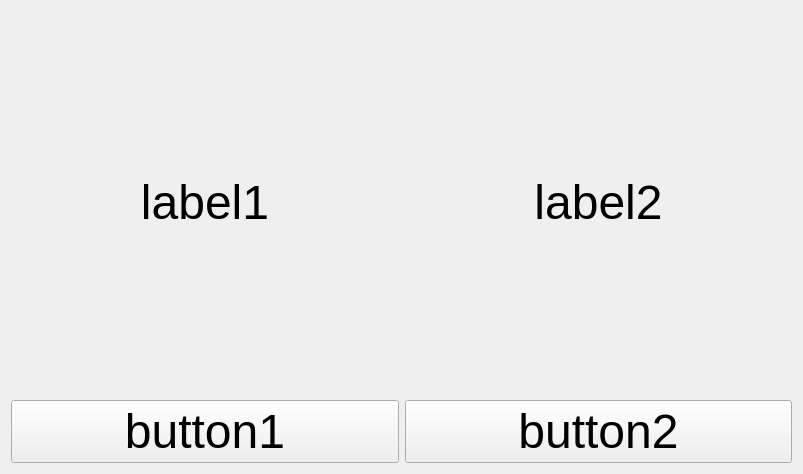
<?xml version="1.0" encoding="UTF-8"?>
<ui version="4.0">
 <class>central_widget</class>
 <widget class="QWidget" name="central_widget">
  <property name="geometry">
   <rect>
    <x>0</x>
    <y>0</y>
    <width>803</width>
    <height>474</height>
   </rect>
  </property>
  <property name="font">
   <font>
    <pointsize>36</pointsize>
   </font>
  </property>
  <property name="windowTitle">
   <string>Form</string>
  </property>
  <layout class="QHBoxLayout" name="horizontalLayout">
   <item>
    <layout class="QGridLayout" name="grid_layout">
     <item row="0" column="1">
      <widget class="QLabel" name="label_2">
       <property name="text">
        <string>label2</string>
       </property>
       <property name="alignment">
        <set>Qt::AlignCenter</set>
       </property>
      </widget>
     </item>
     <item row="0" column="0">
      <widget class="QLabel" name="label_1">
       <property name="text">
        <string>label1</string>
       </property>
       <property name="alignment">
        <set>Qt::AlignCenter</set>
       </property>
      </widget>
     </item>
     <item row="1" column="0">
      <widget class="QPushButton" name="push_button_1">
       <property name="text">
        <string>button1</string>
       </property>
      </widget>
     </item>
     <item row="1" column="1">
      <widget class="QPushButton" name="push_button_2">
       <property name="text">
        <string>button2</string>
       </property>
      </widget>
     </item>
    </layout>
   </item>
  </layout>
 </widget>
 <resources/>
 <connections/>
</ui>
